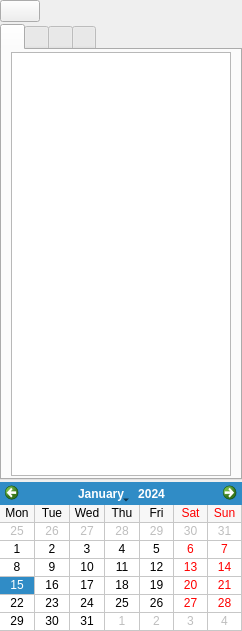
<?xml version="1.0" encoding="UTF-8"?>
<ui version="4.0">
 <class>PlaybackLeftToolbar</class>
 <widget class="QWidget" name="PlaybackLeftToolbar">
  <property name="geometry">
   <rect>
    <x>0</x>
    <y>0</y>
    <width>242</width>
    <height>631</height>
   </rect>
  </property>
  <property name="windowTitle">
   <string>Form</string>
  </property>
  <layout class="QGridLayout" name="gridLayout" rowstretch="0,1,0">
   <property name="leftMargin">
    <number>0</number>
   </property>
   <property name="topMargin">
    <number>0</number>
   </property>
   <property name="rightMargin">
    <number>0</number>
   </property>
   <property name="bottomMargin">
    <number>0</number>
   </property>
   <property name="spacing">
    <number>2</number>
   </property>
   <item row="0" column="0">
    <layout class="QHBoxLayout" name="horizontalLayout">
     <property name="rightMargin">
      <number>12</number>
     </property>
     <item>
      <widget class="QPushButton" name="pushButton">
       <property name="text">
        <string/>
       </property>
       <property name="icon">
        <iconset resource="../../res/src.qrc">
         <normaloff>:/img/refresh.png</normaloff>:/img/refresh.png</iconset>
       </property>
       <property name="iconSize">
        <size>
         <width>20</width>
         <height>20</height>
        </size>
       </property>
      </widget>
     </item>
     <item>
      <spacer name="horizontalSpacer">
       <property name="orientation">
        <enum>Qt::Horizontal</enum>
       </property>
       <property name="sizeHint" stdset="0">
        <size>
         <width>40</width>
         <height>20</height>
        </size>
       </property>
      </spacer>
     </item>
    </layout>
   </item>
   <item row="1" column="0">
    <widget class="QTabWidget" name="tabWidget">
     <property name="currentIndex">
      <number>0</number>
     </property>
     <widget class="QWidget" name="tab_1x1">
      <attribute name="title">
       <string/>
      </attribute>
      <layout class="QGridLayout" name="gridLayout_2">
       <property name="leftMargin">
        <number>9</number>
       </property>
       <property name="topMargin">
        <number>2</number>
       </property>
       <property name="rightMargin">
        <number>9</number>
       </property>
       <property name="bottomMargin">
        <number>2</number>
       </property>
       <item row="0" column="0">
        <widget class="QTableWidget" name="tableWidget_1x1">
         <property name="frameShadow">
          <enum>QFrame::Plain</enum>
         </property>
         <property name="rowCount">
          <number>0</number>
         </property>
         <attribute name="horizontalHeaderVisible">
          <bool>false</bool>
         </attribute>
         <attribute name="horizontalHeaderStretchLastSection">
          <bool>true</bool>
         </attribute>
         <attribute name="verticalHeaderVisible">
          <bool>false</bool>
         </attribute>
         <column>
          <property name="text">
           <string>New Column</string>
          </property>
         </column>
        </widget>
       </item>
      </layout>
     </widget>
     <widget class="QWidget" name="tab_2x2">
      <attribute name="title">
       <string/>
      </attribute>
      <layout class="QGridLayout" name="gridLayout_3">
       <property name="leftMargin">
        <number>9</number>
       </property>
       <property name="topMargin">
        <number>2</number>
       </property>
       <property name="rightMargin">
        <number>9</number>
       </property>
       <property name="bottomMargin">
        <number>2</number>
       </property>
       <item row="0" column="0">
        <widget class="QTableWidget" name="tableWidget_2x2">
         <property name="frameShadow">
          <enum>QFrame::Plain</enum>
         </property>
         <attribute name="horizontalHeaderVisible">
          <bool>false</bool>
         </attribute>
         <attribute name="horizontalHeaderStretchLastSection">
          <bool>true</bool>
         </attribute>
         <attribute name="verticalHeaderVisible">
          <bool>false</bool>
         </attribute>
        </widget>
       </item>
      </layout>
     </widget>
     <widget class="QWidget" name="tab">
      <attribute name="title">
       <string/>
      </attribute>
      <layout class="QGridLayout" name="gridLayout_4">
       <property name="leftMargin">
        <number>9</number>
       </property>
       <property name="topMargin">
        <number>2</number>
       </property>
       <property name="rightMargin">
        <number>9</number>
       </property>
       <property name="bottomMargin">
        <number>2</number>
       </property>
       <item row="0" column="0">
        <widget class="QTableWidget" name="tableWidget_1_7">
         <property name="frameShadow">
          <enum>QFrame::Plain</enum>
         </property>
         <attribute name="horizontalHeaderVisible">
          <bool>false</bool>
         </attribute>
         <attribute name="horizontalHeaderStretchLastSection">
          <bool>true</bool>
         </attribute>
         <attribute name="verticalHeaderVisible">
          <bool>false</bool>
         </attribute>
        </widget>
       </item>
      </layout>
     </widget>
     <widget class="QWidget" name="tab_4x4">
      <attribute name="title">
       <string/>
      </attribute>
      <layout class="QGridLayout" name="gridLayout_5">
       <property name="topMargin">
        <number>2</number>
       </property>
       <property name="bottomMargin">
        <number>2</number>
       </property>
       <item row="0" column="0">
        <widget class="QTableWidget" name="tableWidget_4x4">
         <property name="frameShadow">
          <enum>QFrame::Plain</enum>
         </property>
         <attribute name="horizontalHeaderVisible">
          <bool>false</bool>
         </attribute>
         <attribute name="horizontalHeaderStretchLastSection">
          <bool>true</bool>
         </attribute>
         <attribute name="verticalHeaderVisible">
          <bool>false</bool>
         </attribute>
        </widget>
       </item>
      </layout>
     </widget>
    </widget>
   </item>
   <item row="2" column="0">
    <widget class="QCalendarWidget" name="calendarWidget">
     <property name="sizePolicy">
      <sizepolicy hsizetype="Preferred" vsizetype="Preferred">
       <horstretch>0</horstretch>
       <verstretch>0</verstretch>
      </sizepolicy>
     </property>
     <property name="maximumSize">
      <size>
       <width>16777215</width>
       <height>16777215</height>
      </size>
     </property>
     <property name="gridVisible">
      <bool>true</bool>
     </property>
     <property name="horizontalHeaderFormat">
      <enum>QCalendarWidget::ShortDayNames</enum>
     </property>
     <property name="verticalHeaderFormat">
      <enum>QCalendarWidget::NoVerticalHeader</enum>
     </property>
    </widget>
   </item>
  </layout>
 </widget>
 <resources>
  <include location="../../res/src.qrc"/>
 </resources>
 <connections/>
</ui>
